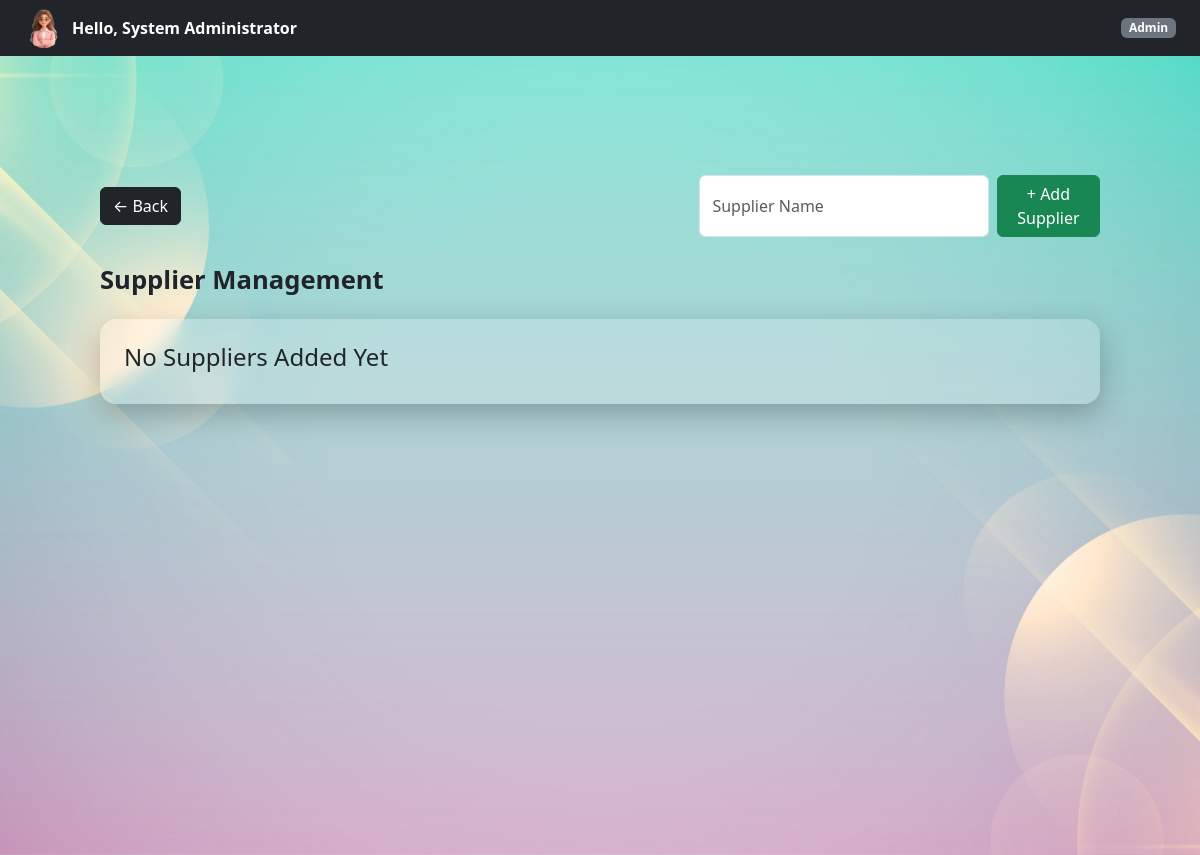
Before: /admin/suppliers (signed in) with the older database file.
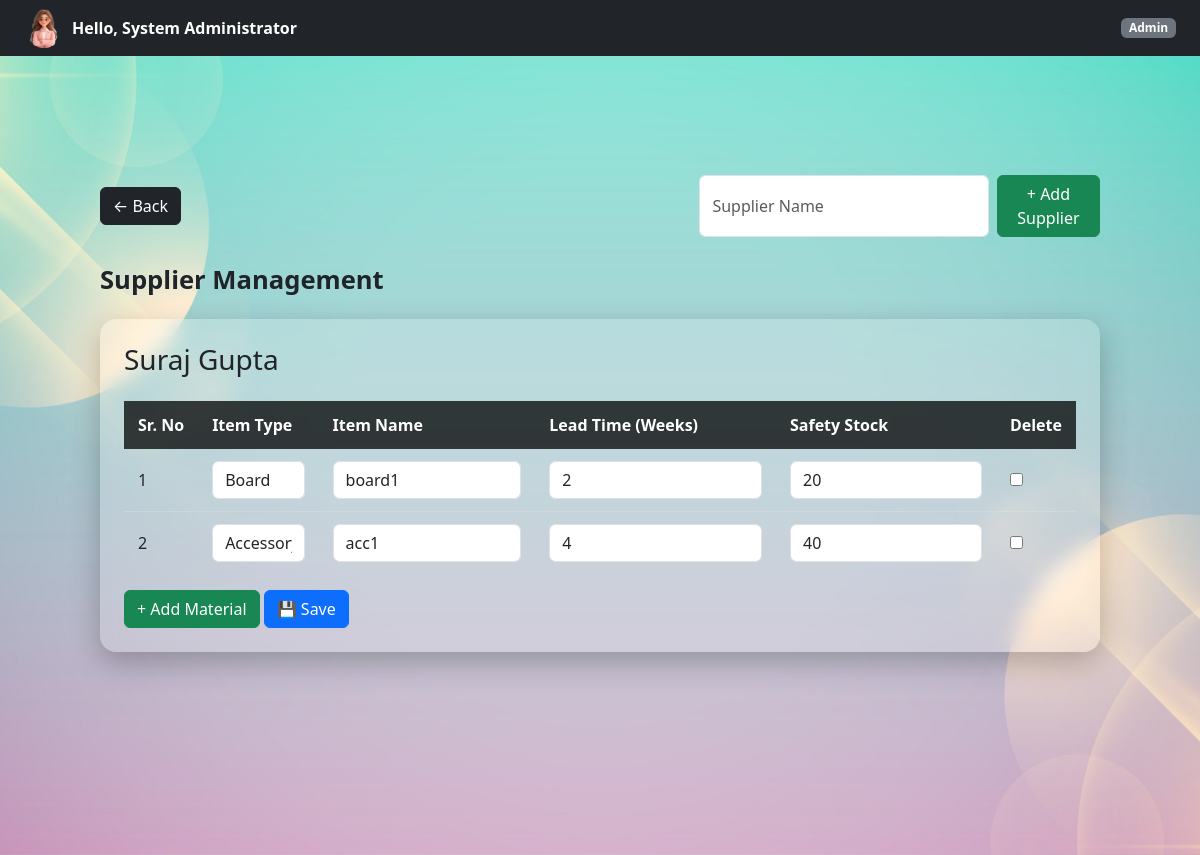
After: the same page with the newer database file.
### controller/models.py (models this page shows)
class Supplier(db.Model):
    __tablename__ = "suppliers"
    id = db.Column(db.Integer, primary_key=True)
    supplier_name = db.Column(
        db.String(100),
        nullable=False,
        unique=True
    )
    materials = db.relationship(
        "SupplierMaterial",
        backref="supplier",
        cascade="all, delete-orphan"
    )

class SupplierMaterial(db.Model):
    __tablename__ = "supplier_materials"
    id = db.Column(db.Integer, primary_key=True)
    supplier_id = db.Column(
        db.Integer,
        db.ForeignKey("suppliers.id"),
        nullable=False
    )
    item_type = db.Column(
        db.String(50),
        nullable=False
    )
    item_name = db.Column(
        db.String(100),
        nullable=False
    )
    lead_time = db.Column(
        db.Integer,
        nullable=False
    )
    safety_stock = db.Column(
    db.Integer,
    default=0
    )

### controller/admin.py (the view)
@admin_bp.route("/suppliers")
@login_required
@role_required("Admin")
def view_suppliers():
    suppliers = Supplier.query.all()
    foils = Foil.query.all()
    paints = Paint.query.all()
    accessories = Accessory.query.all()
    boards = Board.query.all()
    return render_template(
        "admin/supplier.html",
        suppliers=suppliers,
        foils=foils,
        paints=paints,
        accessories=accessories,
        boards=boards
    )

### templates/admin/supplier.html (shortened to what this page needs)
{% extends "base.html" %}
{% block page_class %}company-dashboard-bg{% endblock %}
{% block free_content %}
{% include "partials/navbar.html" %}
<div class="dashboard-container">
    <div class="d-flex justify-content-between align-items-center mb-4">
        <a href="{{ url_for('admin.dashboard') }}"
           class="btn btn-dark">
            ← Back
        </a>
        <form method="POST"
              action="{{ url_for('admin.add_supplier') }}"
              class="d-flex">
            <input
                type="text"
                name="supplier_name"
                class="form-control me-2"
                placeholder="Supplier Name"
                required
            >
            <button
                type="submit"
                class="btn btn-success">
                + Add Supplier
            </button>
        </form>
    </div>
    <div class="page-title">
        Supplier Management
    </div>
    {% if suppliers|length == 0 %}
    <div class="glass-table p-4">
        <h4>No Suppliers Added Yet</h4>
    </div>
    {% endif %}
    {% for supplier in suppliers %}
    <div class="glass-table mb-5 p-4">
        <h3 class="mb-4">
            {{ supplier.supplier_name }}
        </h3>
        <form
            method="POST"
            action="{{ url_for('admin.save_supplier_materials',
                                supplier_id=supplier.id) }}"
        >
            <table>
                <thead>
                    <tr>
                        <th>Sr. No</th>
                        <th>Item Type</th>
                        <th>Item Name</th>
                        <th>Lead Time (Weeks)</th>
                        <th>Safety Stock</th>
                        <th>Delete</th>
                    </tr>
                </thead>
                <tbody
                    id="supplier-body-{{ supplier.id }}"
                >
                    {% for material in supplier.materials %}
                    <tr>
                        <td class="sr-no">
                            {{ loop.index }}
                        </td>
                        <td>
                            <select
                                name="item_type[]"
                                class="form-control">
                                <option value="Accessory"
                                    {% if material.item_type == "Accessory" %}
                                    selected
                                    {% endif %}
                                >
                                    Accessory
                                </option>
                                <option value="Board"
                                    {% if material.item_type == "Board" %}
                                    selected
                                    {% endif %}
                                >
                                    Board
                                </option>
                            </select>
                        </td>
                        <td>
                            <input
                                type="text"
                                name="item_name[]"
                                value="{{ material.item_name }}"
                                class="form-control"
                            >
                        </td>
                        <td>
                            <input
                                type="number"
                                name="lead_time[]"
                                value="{{ material.lead_time }}"
                                class="form-control"
                            >
                        </td>
                        <td>
    <input
        type="number"
        name="safety_stock[]"
        value="{{ material.safety_stock }}"
        class="form-control"
    >
</td>
                        <td>
                            <input
                                type="checkbox"
                                onclick="this.closest('tr').remove()">
                        </td>
                    </tr>
                    {% endfor %}
                </tbody>
            </table>
            <div class="mt-3">
                <button
                    type="button"
                    class="btn btn-success"
                    onclick="addMaterialRow('{{ supplier.id }}')">
                    + Add Material
                </button>
                <button
                    type="submit"
                    class="btn btn-primary">
                    💾 Save
                </button>
            </div>
        </form>
    </div>
    {% endfor %}
</div>
{% endblock %}

### templates/base.html (shortened to what this page needs)
<!DOCTYPE html>
<html lang="en">
<head>
    <link rel="stylesheet" href="{{ url_for('static', filename='styles/bootstrap/css/bootstrap.min.css') }}">
    <link rel="stylesheet" href="{{ url_for('static', filename='styles/main.css') }}">
</head>
<body>
<div class="page-wrapper {% block page_class %}{% endblock %}">
    {% block free_content %}{% endblock %}
</div>
</body>
</html>

### templates/partials/navbar.html (shortened to what this page needs)
<nav class="navbar navbar-dark bg-dark fixed-top px-4 d-flex justify-content-between">
    <a
        class="d-flex align-items-center text-white text-decoration-none"
        data-bs-toggle="offcanvas"
        href="#profileSidebar"
        role="button"
    >
        <img
            src="{{ url_for('static', filename='scripts/images/profile.png') }}"
            width="40"
            height="40"
            class="rounded-circle me-2"
        >
        <strong>Hello, {{ session.get("user_name") }}</strong>
    </a>
    <span class="badge bg-secondary">
        {% if "Admin" in session.get("roles", []) %}
            Admin
        {% else %}
            Employee
        {% endif %}
    </span>
</nav>

### static/styles/main.css (style rules this page uses)
html, body { height: 100%; margin: 0; }
.page-wrapper { min-height: 100vh; width: 100%; display: flex; align-items: flex-start; justify-content: center; }
.company-dashboard-bg { background: url("../scripts/images/company1.jpg") no-repeat center center/cover; }
.dashboard-container { width: 100%; padding: 90px 40px 40px; }
.page-wrapper { padding: 30px 60px; }
.page-title { font-size: 1.6rem; font-weight: 600; color: #1f232a; margin-bottom: 20px; }
.glass-table { background: rgba(255, 255, 255, 0.18); backdrop-filter: blur(10px); -webkit-backdrop-filter: blur(10px); border-radius: 16px; padding: 20px; box-shadow: 0 10px 30px rgba(0, 0, 0, 0.25); width: 100%; overflow-x: auto; }
.glass-table table { width: 100%; border-collapse: collapse; }
.glass-table thead { background: rgba(0, 0, 0, 0.75); color: #ffffff; }
.glass-table th, .glass-table td { padding: 12px 14px; text-align: left; white-space: nowrap; }
.glass-table tbody tr { border-bottom: 1px solid rgba(255, 255, 255, 0.15); }
.glass-table tbody tr:last-child { border-bottom: none; }
body { padding-top: 55px; }

Changed rows visible on the page:
added Supplier: supplier_name "Suraj Gupta"
added SupplierMaterial: item_type "Board", item_name "board1", lead_time "2", safety_stock "20"
added SupplierMaterial: item_type "Accessory", item_name "acc1", lead_time "4", safety_stock "40"
Other visible differences:
text no longer shown: "No Suppliers Added Yet"
